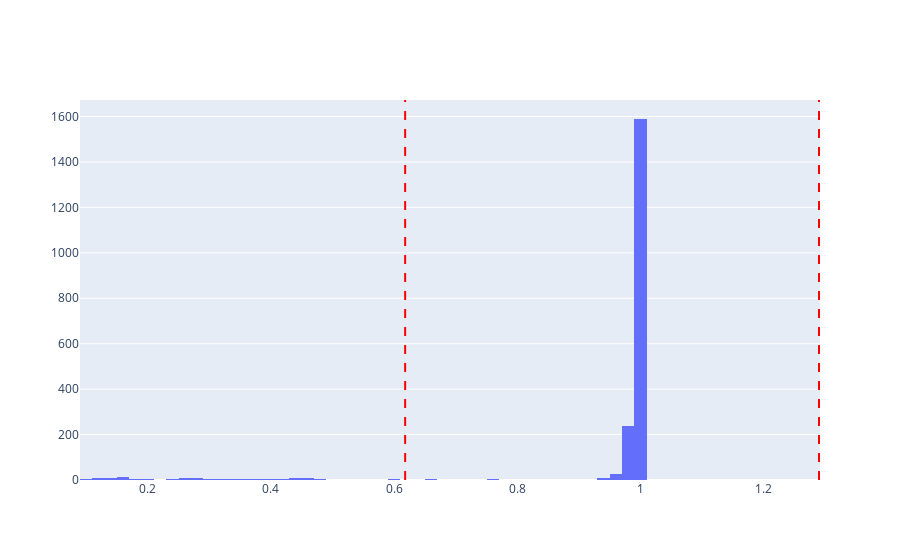

The notebook cell saved with this chart:
### Code cell
plot_gaussian()

### Figure 1 — Plotly figure (JSON) as saved in the notebook; plotly's stock layout.template omitted (floating-point values rounded to 4 significant figures; data arrays with more than 128 entries replaced by an {"elided": "..."} marker saying what was removed)
{"data": [{"type": "histogram", "x": {"elided": "1994 float values"}, "xaxis": "x", "yaxis": "y"}], "layout": {"shapes": [{"line": {"color": "red", "dash": "dash"}, "type": "line", "x0": 0.6178, "x1": 0.6178, "xref": "x", "y0": 0, "y1": 1, "yref": "y domain"}, {"line": {"color": "red", "dash": "dash"}, "type": "line", "x0": 1.29, "x1": 1.29, "xref": "x", "y0": 0, "y1": 1, "yref": "y domain"}], "xaxis": {"anchor": "y", "domain": [0, 1]}, "yaxis": {"anchor": "x", "domain": [0, 1]}}}
